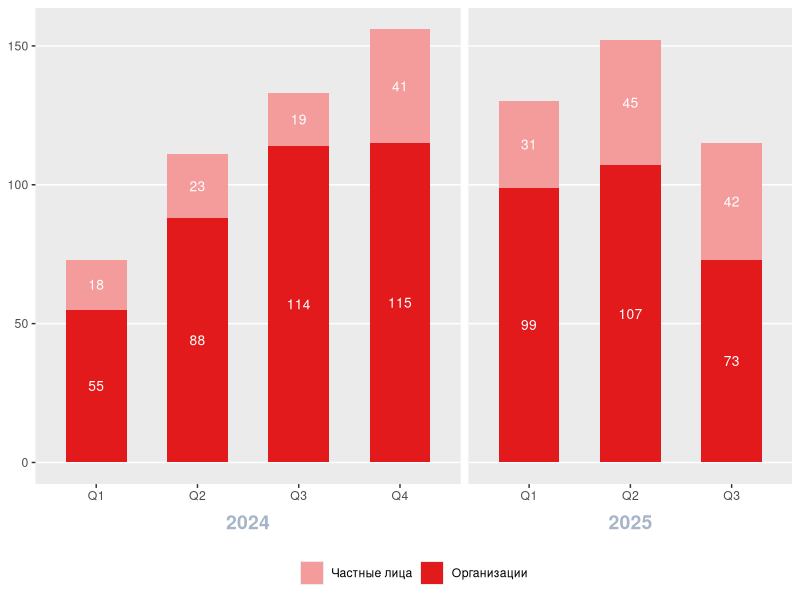
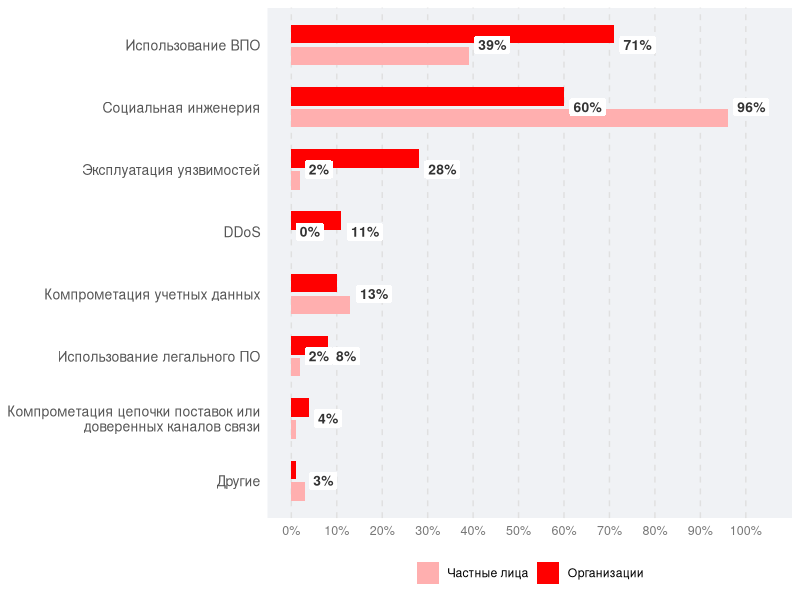
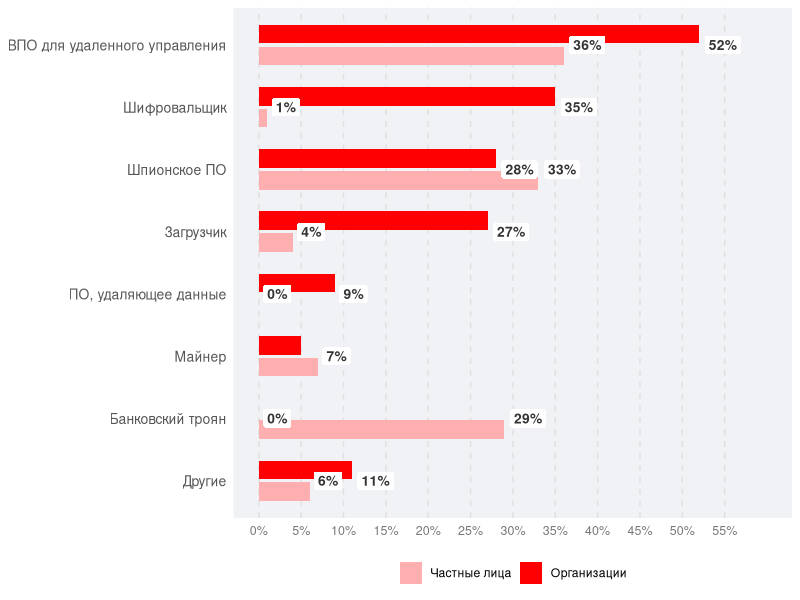
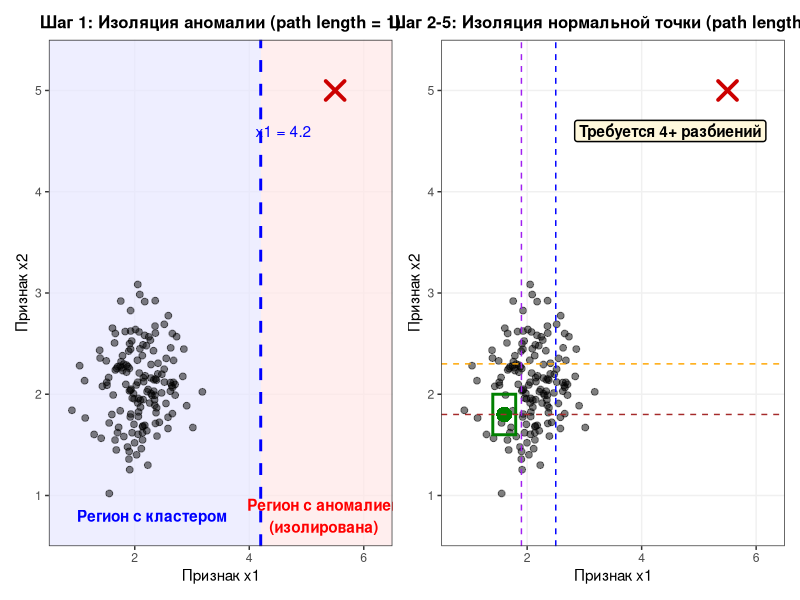

These figures' R source, in order:
## ---- chunk 1
#| label: fig-cyber-dynamics
#| fig-cap: "Динамика успешных кибератак"
#| echo: false
#| message: false
#| warning: false
#| fig-align: "center"
#| fig-width: 7
#| fig-height: 4.5
#| out-width: "80%"
#| fig-dpi: 300

library(ggplot2)
library(readr)
library(dplyr)

df <- read_csv("data/cyberattacks.csv", show_col_types = FALSE)

df$target <- factor(df$target, levels = c("Частные лица", "Организации"))

ggplot(df, aes(x = quarter, y = count, fill = target)) +
  geom_col(position = "stack", width = 0.6) +
  geom_text(aes(label = count), position = position_stack(vjust = 0.5), color = "white", size = 3.5) +
  facet_grid(~ year, switch = "x", scales = "free_x", space = "free_x") +
  scale_fill_manual(values = c("Организации" = "#e31a1c", "Частные лица" = "#f49b9b")) +
  labs(x = NULL, y = NULL, fill = NULL) +
  theme(
    legend.position = "bottom",
    strip.placement = "outside",
    strip.background = element_blank(),
    strip.text = element_text(size = 14, face = "bold", color = "#a6b5c7"),
    panel.grid.major.x = element_blank(),
    panel.grid.minor = element_blank()
  )
## ---- chunk 2
#| label: fig-attack-methods
#| fig-cap: "Методы кибератак на организации и частных лиц"
#| echo: false
#| message: false
#| warning: false
#| fig-align: "center"
#| fig-height: 6
#| fig-width: 9

library(ggplot2)
library(readr)
library(dplyr)
library(stringr)

df <- read_csv("data/attack_methods.csv", show_col_types = FALSE)

df$method <- str_wrap(df$method, width = 35)

category_order <- rev(unique(df$method))
df$method <- factor(df$method, levels = category_order)

df$target <- factor(df$target, levels = c("Частные лица", "Организации"))

ggplot(df, aes(x = method, y = value, fill = target)) +
  geom_col(position = position_dodge(width = 0.7), width = 0.6) +
  
  geom_label(
    aes(label = label),
    position = position_dodge(width = 0.7),
    hjust = -0.15,
    fill = "white",
    color = "#333333",
    label.size = 0,
    fontface = "bold",
    size = 3.5,
    na.rm = TRUE
  ) +
  
  scale_fill_manual(values = c("Организации" = "#ff0000", "Частные лица" = "#ffafaf")) +
  
  scale_y_continuous(
    limits = c(0, 105),
    breaks = seq(0, 100, 10),
    labels = function(x) paste0(x, "%")
  ) +
  coord_flip() +
  labs(x = NULL, y = NULL, fill = NULL) +
  theme_minimal() +
  theme(
    panel.background = element_rect(fill = "#f0f2f5", color = NA),
    plot.background = element_rect(fill = "#ffffff", color = NA),
    
    panel.grid.major.y = element_blank(),
    panel.grid.major.x = element_line(color = "#e0e0e0", linetype = "dashed"),
    panel.grid.minor = element_blank(),
    
    legend.position = "bottom",
    legend.title = element_blank(),
    
    axis.text.y = element_text(size = 10, color = "#555555"),
    axis.text.x = element_text(size = 9, color = "#777777")
  )
## ---- chunk 3
#| label: fig-malware-types
#| fig-cap: "Используемое ВПО в атаках на организации и частных лиц"
#| echo: false
#| message: false
#| warning: false
#| fig-align: "center"
#| fig-height: 6
#| fig-width: 9

library(ggplot2)
library(readr)
library(dplyr)
library(stringr)

df_malware <- read_csv("data/malware_types.csv", show_col_types = FALSE)

df_malware$method <- str_wrap(df_malware$method, width = 35)

category_order_malware <- rev(unique(df_malware$method))
df_malware$method <- factor(df_malware$method, levels = category_order_malware)

df_malware$target <- factor(df_malware$target, levels = c("Частные лица", "Организации"))

ggplot(df_malware, aes(x = method, y = value, fill = target)) +
  geom_col(position = position_dodge(width = 0.7), width = 0.6) +
  
  geom_label(
    aes(label = label),
    position = position_dodge(width = 0.7),
    hjust = -0.15,
    fill = "white",
    color = "#333333",
    label.size = 0,
    fontface = "bold",
    size = 3.5,
    na.rm = TRUE
  ) +
  
  scale_fill_manual(values = c("Организации" = "#ff0000", "Частные лица" = "#ffafaf")) +
  
  scale_y_continuous(
    limits = c(0, 60),              
    breaks = seq(0, 55, 5),
    labels = function(x) paste0(x, "%")
  ) +
  coord_flip() +
  labs(x = NULL, y = NULL, fill = NULL) +
  theme_minimal() +
  theme(
    panel.background = element_rect(fill = "#f0f2f5", color = NA),
    plot.background = element_rect(fill = "#ffffff", color = NA),
    
    panel.grid.major.y = element_blank(),
    panel.grid.major.x = element_line(color = "#e0e0e0", linetype = "dashed"),
    panel.grid.minor = element_blank(),
    
    legend.position = "bottom",
    legend.title = element_blank(),
    
    axis.text.y = element_text(size = 10, color = "#555555"),
    axis.text.x = element_text(size = 9, color = "#777777")
  )
## ---- chunk 4
#| label: fig-isolation-forest
#| fig-cap: "Принцип изоляции аномалий и нормальных точек в алгоритме Isolation Forest"
#| echo: false
#| message: false
#| warning: false
#| fig-width: 12
#| fig-height: 5

library(ggplot2)
library(readr)
library(patchwork)

df <- read_csv("data/isolation_forest.csv", show_col_types = FALSE)

df_normal <- subset(df, type %in% c("normal", "target"))
df_anomaly <- subset(df, type == "anomaly")
df_target <- subset(df, type == "target")

base_theme <- theme_bw() +
  theme(
    plot.title = element_text(face = "bold", size = 12, hjust = 0.5),
    panel.grid.minor = element_blank(),
    panel.grid.major = element_line(color = "#f0f0f0")
  )

p1 <- ggplot() +
  annotate("rect", xmin = 0.5, xmax = 4.2, ymin = 0.5, ymax = 5.5, fill = "#e6e6ff", alpha = 0.7) +
  annotate("rect", xmin = 4.2, xmax = 6.5, ymin = 0.5, ymax = 5.5, fill = "#ffe6e6", alpha = 0.7) +
  
  geom_point(data = df_normal, aes(x = x1, y = x2), color = "black", alpha = 0.5, size = 2) +
  geom_point(data = df_anomaly, aes(x = x1, y = x2), shape = 4, size = 5, color = "#cc0000", stroke = 2) +
  
  geom_vline(xintercept = 4.2, color = "blue", linetype = "dashed", linewidth = 1) +
  
  annotate("text", x = 2.3, y = 0.8, label = "Регион с кластером", color = "blue", fontface = "bold") +
  annotate("text", x = 5.3, y = 0.8, label = "Регион с аномалией\n(изолирована)", color = "red", fontface = "bold") +
  annotate("text", x = 4.6, y = 4.6, label = "x1 = 4.2", color = "blue") +
  
  coord_cartesian(xlim = c(0.5, 6.5), ylim = c(0.5, 5.5), expand = FALSE) +
  labs(title = "Шаг 1: Изоляция аномалии (path length = 1)", x = "Признак x1", y = "Признак x2") +
  base_theme

p2 <- ggplot() +
  geom_point(data = df_normal, aes(x = x1, y = x2), color = "black", alpha = 0.5, size = 2) +
  geom_point(data = df_anomaly, aes(x = x1, y = x2), shape = 4, size = 5, color = "#cc0000", stroke = 2) +
  
  geom_point(data = df_target, aes(x = x1, y = x2), shape = 16, size = 5, color = "#008000") +
  geom_rect(aes(xmin = 1.4, xmax = 1.8, ymin = 1.6, ymax = 2.0), fill = NA, color = "#008000", linewidth = 1) +
  
  geom_vline(xintercept = 2.5, color = "blue", linetype = "dashed") +
  geom_vline(xintercept = 1.9, color = "purple", linetype = "dashed") +
  geom_hline(yintercept = 2.3, color = "orange", linetype = "dashed") +
  geom_hline(yintercept = 1.8, color = "brown", linetype = "dashed") +

  annotate("label", x = 4.5, y = 4.6, label = "Требуется 4+ разбиений", 
           fill = "#fff8dc", color = "black", fontface = "bold", label.size = 0.5) +
  
  coord_cartesian(xlim = c(0.5, 6.5), ylim = c(0.5, 5.5), expand = FALSE) +
  labs(title = "Шаг 2-5: Изоляция нормальной точки (path length > 4)", x = "Признак x1", y = "Признак x2") +
  base_theme

p1 + p2
